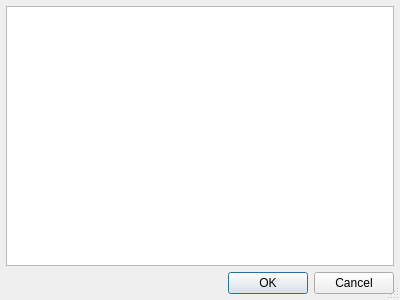
<?xml version="1.0" encoding="UTF-8"?>
<ui version="4.0">
 <class>MultilineTextDialog</class>
 <widget class="QDialog" name="MultilineTextDialog">
  <property name="geometry">
   <rect>
    <x>0</x>
    <y>0</y>
    <width>400</width>
    <height>300</height>
   </rect>
  </property>
  <property name="windowTitle">
   <string/>
  </property>
  <property name="sizeGripEnabled">
   <bool>true</bool>
  </property>
  <property name="modal">
   <bool>true</bool>
  </property>
  <layout class="QVBoxLayout" name="verticalLayout">
   <property name="leftMargin">
    <number>6</number>
   </property>
   <property name="topMargin">
    <number>6</number>
   </property>
   <property name="rightMargin">
    <number>6</number>
   </property>
   <property name="bottomMargin">
    <number>6</number>
   </property>
   <item>
    <widget class="QPlainTextEdit" name="plainTextEdit">
     <property name="tabChangesFocus">
      <bool>true</bool>
     </property>
     <property name="lineWrapMode">
      <enum>QPlainTextEdit::WidgetWidth</enum>
     </property>
    </widget>
   </item>
   <item>
    <widget class="QDialogButtonBox" name="buttonBox">
     <property name="standardButtons">
      <set>QDialogButtonBox::Cancel|QDialogButtonBox::Ok</set>
     </property>
     <property name="centerButtons">
      <bool>false</bool>
     </property>
    </widget>
   </item>
  </layout>
 </widget>
 <resources/>
 <connections/>
</ui>
